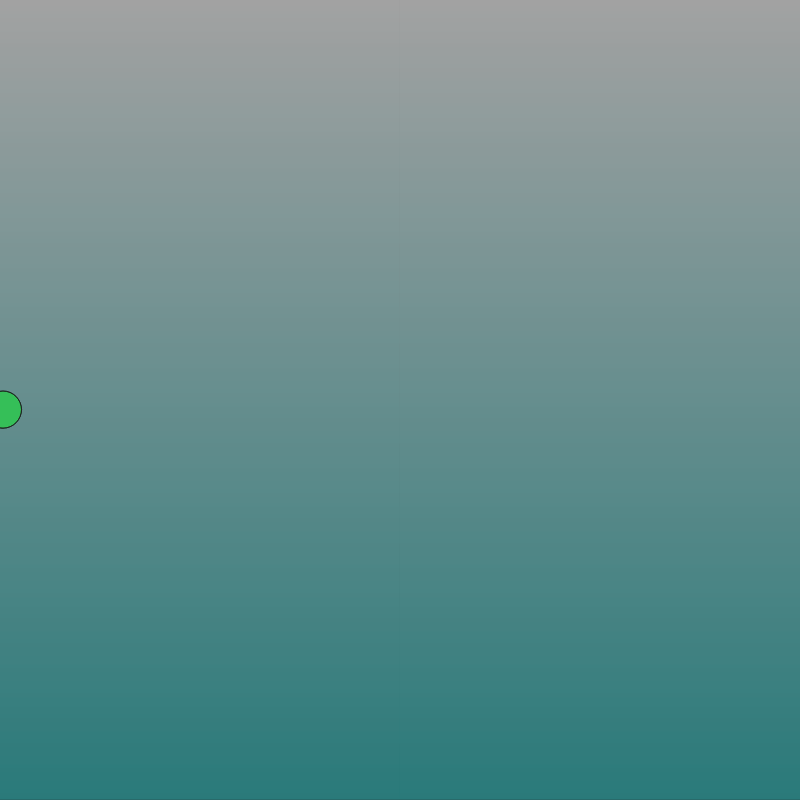
Frame 1 (no input)
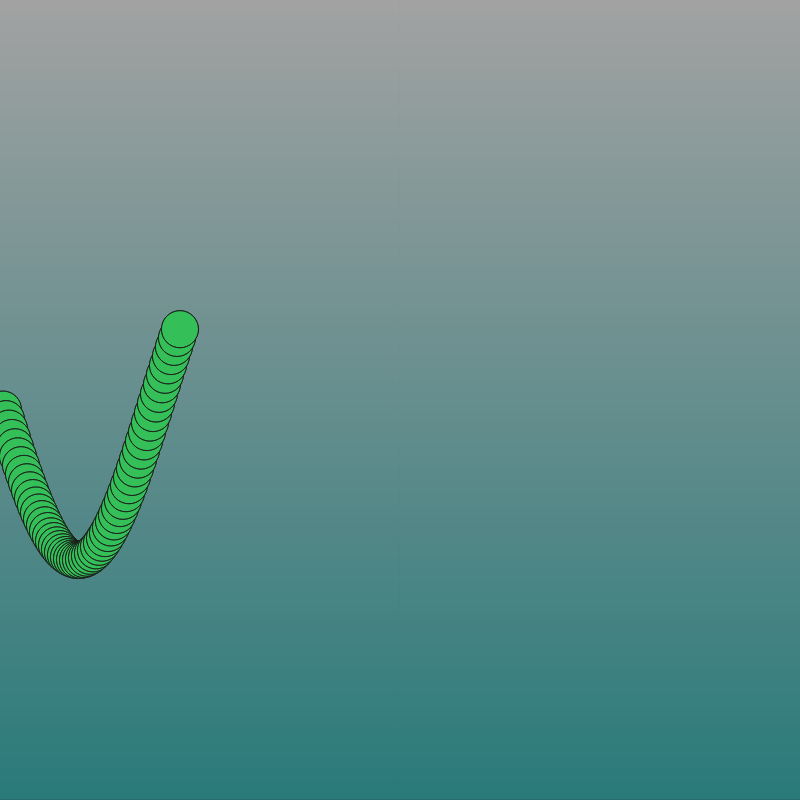
Frame 60 (no input)
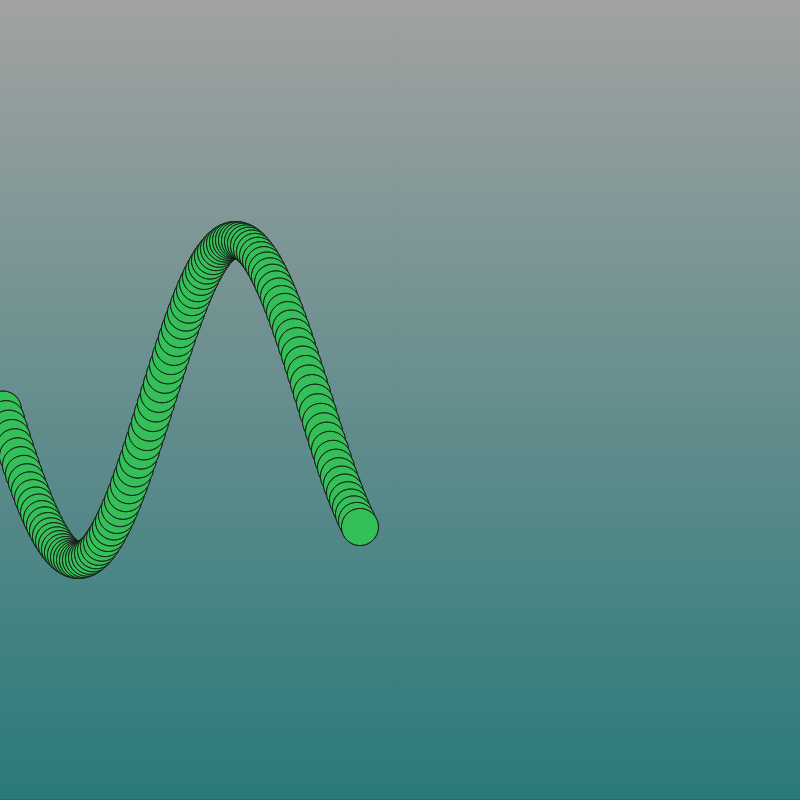
Frame 120 (the mouse pressed at the canvas centre since frame 60)

The p5.js sketch that drew these frames (run headless with seeded random() and noise() and a simulated clock; from frame 60 on, the mouse is pressed at the canvas centre):

// p5.js sketch
// ── sketch.js
//This is an automatic generative sketch that uses sine waves with
//different properties such as frequency, amplitude, size, color. It
//also uses a gradient background (made of multiple shapes), and a
//shading function that brings more depth to the final result.

let xpos;
let x, y;
let c1, c2;
let getColor;
let strokeVal = 1;

let xSpeed = 0.1;
let ySpeed = 0.1;
let yAmplitude = 0.2;

let size = 0;

function setup() {
  createCanvas(800, 800);
  background(40);

  //Initial settings for shape
  xpos = -size/2;
  size = random(5, 50);

  //Gradient function for the background (rendered once)
  gradient();

  noStroke();
  getColor = color(random(255), random(255), random(255));
}

function draw() {
  //background(80);

  //xpos = frameCount % width;
  //Accumulate X position (3 pixels per frame)
  xpos = xpos + 3;

  //When at the far right of the screen, run the following:
  if (xpos > width+(size/2)) {
    xpos = -size/2; //reset X position to the left
    //Randomize color, speed, amplitude, size
    getColor = color(random(255), random(255), random(255));
    xSpeed = random(0.01, 0.2);
    ySpeed = random(0.01, 0.2);
    yAmplitude = random(0.01, 0.3);
    size = random(5, 50);
  }

  x = xpos*0.2; // adjust speed/frequency
  y = sin(x*ySpeed)*yAmplitude; //set of amplitude

  //Add a shadowing effect on canvas
  addBlur(strokeVal);

  //Draw the ellipse on a waving formation
  //noStroke()
  strokeWeight(strokeVal)
  stroke(40,180);
  fill(getColor);
  ellipse(xpos, height/2 + y*height, size, size);
}

//This function helps us to generate the background gradient
function gradient(){
  addBlur(strokeVal);

  //Use two colors (for beginning and end)
  c1 = color(255);
  c2 = color(63, 191, 191);

  //Create a for loop o generate multiple lines at a different Y position
  //Each line is assigned a percentage from the initial and end colors gradually
  for(let y=0; y<height; y++){
    let mapValue = map(y, 0, height, 0, 1);
    let newCol = lerpColor(c1, c2, mapValue); //Interpolate function
    stroke(newCol);
    line(0, y, width, y);
  }
}

//Here we utilize the HTML5 canvas functionality to add a shadow effect
//to our rendered content
function addBlur(mySize) {
  drawingContext.shadowOffsetX = -mySize*0.01;
  drawingContext.shadowOffsetY = 0;
  drawingContext.shadowBlur = mySize/4;
  drawingContext.shadowColor = 'black';
}

/*
//https://ffd8.github.io/oscillation-sandbox/

// On window resize, update the canvas size
function windowResized () {
  resizeCanvas(windowWidth, windowHeight);
}
*/
